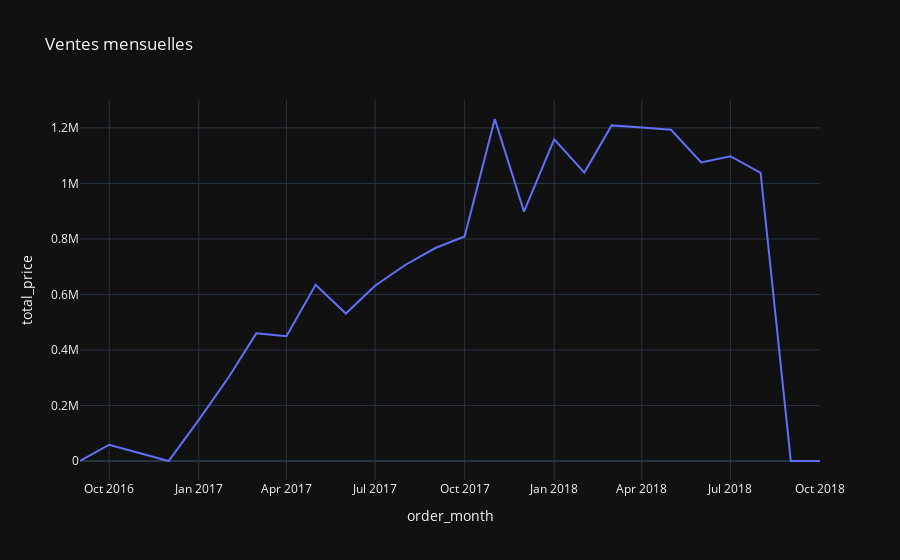

The cell this chart's notebook holds for it:
### Code cell
# 2.2.1 - graphique des ventes mensuelles
fig1 = px.line(monthly_sales.reset_index(), x="order_month", y="total_price", title="Ventes mensuelles")
fig1.show()

### Figure 1 — Plotly figure (JSON) as saved in the notebook; plotly's stock layout.template omitted (floating-point values rounded to 4 significant figures)
{"data": [{"hovertemplate": "order_month=%{x}<br>total_price=%{y}<extra></extra>", "legendgroup": "", "line": {"color": "#636efa", "dash": "solid"}, "marker": {"symbol": "circle"}, "mode": "lines", "name": "", "orientation": "v", "showlegend": false, "x": ["2016-09", "2016-10", "2016-12", "2017-01", "2017-02", "2017-03", "2017-04", "2017-05", "2017-06", "2017-07", "2017-08", "2017-09", "2017-10", "2017-11", "2017-12", "2018-01", "2018-02", "2018-03", "2018-04", "2018-05", "2018-06", "2018-07", "2018-08", "2018-09", "2018-10"], "xaxis": "x", "y": [354.8, 58730.0, 19.62, 148000.0, 303600.0, 459800.0, 449700.0, 634800.0, 531100.0, 631300.0, 706200.0, 767300.0, 808900.0, 1232000.0, 898400.0, 1159000.0, 1039000.0, 1209000.0, 1201000.0, 1193000.0, 1076000.0, 1098000.0, 1038000.0, 166.5, 0.0], "yaxis": "y", "type": "scatter"}], "layout": {"xaxis": {"anchor": "y", "domain": [0.0, 1.0], "title": {"text": "order_month"}}, "yaxis": {"anchor": "x", "domain": [0.0, 1.0], "title": {"text": "total_price"}}, "legend": {"tracegroupgap": 0}, "title": {"text": "Ventes mensuelles"}}}
